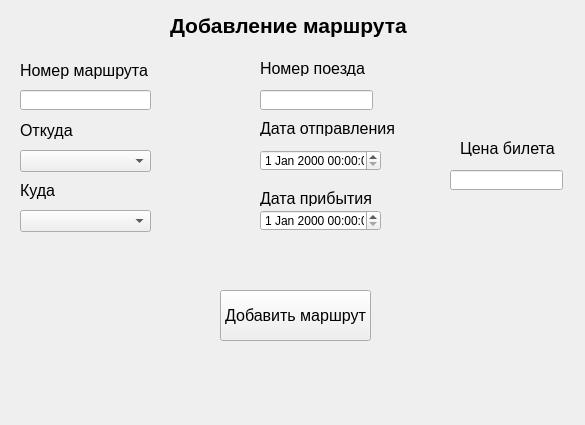
<?xml version="1.0" encoding="UTF-8"?>
<ui version="4.0">
 <class>AddRoutes</class>
 <widget class="QWidget" name="AddRoutes">
  <property name="geometry">
   <rect>
    <x>0</x>
    <y>0</y>
    <width>585</width>
    <height>425</height>
   </rect>
  </property>
  <property name="windowTitle">
   <string>Добавление маршрута</string>
  </property>
  <widget class="QLabel" name="label">
   <property name="geometry">
    <rect>
     <x>170</x>
     <y>10</y>
     <width>261</width>
     <height>31</height>
    </rect>
   </property>
   <property name="font">
    <font>
     <pointsize>16</pointsize>
     <weight>75</weight>
     <bold>true</bold>
    </font>
   </property>
   <property name="text">
    <string>Добавление маршрута</string>
   </property>
  </widget>
  <widget class="QLabel" name="label_2">
   <property name="geometry">
    <rect>
     <x>20</x>
     <y>60</y>
     <width>131</width>
     <height>21</height>
    </rect>
   </property>
   <property name="font">
    <font>
     <pointsize>12</pointsize>
     <weight>50</weight>
     <bold>false</bold>
    </font>
   </property>
   <property name="text">
    <string>Номер маршрута</string>
   </property>
  </widget>
  <widget class="QLabel" name="label_3">
   <property name="geometry">
    <rect>
     <x>20</x>
     <y>120</y>
     <width>71</width>
     <height>21</height>
    </rect>
   </property>
   <property name="font">
    <font>
     <pointsize>12</pointsize>
     <weight>50</weight>
     <bold>false</bold>
    </font>
   </property>
   <property name="text">
    <string>Откуда</string>
   </property>
  </widget>
  <widget class="QLabel" name="label_4">
   <property name="geometry">
    <rect>
     <x>20</x>
     <y>180</y>
     <width>51</width>
     <height>21</height>
    </rect>
   </property>
   <property name="font">
    <font>
     <pointsize>12</pointsize>
     <weight>50</weight>
     <bold>false</bold>
    </font>
   </property>
   <property name="text">
    <string>Куда</string>
   </property>
  </widget>
  <widget class="QLabel" name="label_5">
   <property name="geometry">
    <rect>
     <x>260</x>
     <y>60</y>
     <width>111</width>
     <height>16</height>
    </rect>
   </property>
   <property name="font">
    <font>
     <pointsize>12</pointsize>
     <weight>50</weight>
     <bold>false</bold>
    </font>
   </property>
   <property name="text">
    <string>Номер поезда</string>
   </property>
  </widget>
  <widget class="QLabel" name="label_6">
   <property name="geometry">
    <rect>
     <x>260</x>
     <y>120</y>
     <width>141</width>
     <height>16</height>
    </rect>
   </property>
   <property name="font">
    <font>
     <pointsize>12</pointsize>
     <weight>50</weight>
     <bold>false</bold>
    </font>
   </property>
   <property name="text">
    <string>Дата отправления</string>
   </property>
  </widget>
  <widget class="QLabel" name="label_7">
   <property name="geometry">
    <rect>
     <x>260</x>
     <y>190</y>
     <width>121</width>
     <height>16</height>
    </rect>
   </property>
   <property name="font">
    <font>
     <pointsize>12</pointsize>
     <weight>50</weight>
     <bold>false</bold>
    </font>
   </property>
   <property name="text">
    <string>Дата прибытия</string>
   </property>
  </widget>
  <widget class="QLabel" name="label_8">
   <property name="geometry">
    <rect>
     <x>460</x>
     <y>140</y>
     <width>101</width>
     <height>16</height>
    </rect>
   </property>
   <property name="font">
    <font>
     <pointsize>12</pointsize>
     <weight>50</weight>
     <bold>false</bold>
    </font>
   </property>
   <property name="text">
    <string>Цена билета</string>
   </property>
  </widget>
  <widget class="QComboBox" name="comboBox">
   <property name="geometry">
    <rect>
     <x>20</x>
     <y>150</y>
     <width>131</width>
     <height>22</height>
    </rect>
   </property>
  </widget>
  <widget class="QComboBox" name="comboBox_2">
   <property name="geometry">
    <rect>
     <x>20</x>
     <y>210</y>
     <width>131</width>
     <height>22</height>
    </rect>
   </property>
  </widget>
  <widget class="QLineEdit" name="lineEdit">
   <property name="geometry">
    <rect>
     <x>20</x>
     <y>90</y>
     <width>131</width>
     <height>20</height>
    </rect>
   </property>
  </widget>
  <widget class="QLineEdit" name="lineEdit_2">
   <property name="geometry">
    <rect>
     <x>450</x>
     <y>170</y>
     <width>113</width>
     <height>20</height>
    </rect>
   </property>
  </widget>
  <widget class="QDateTimeEdit" name="dateTimeEdit">
   <property name="geometry">
    <rect>
     <x>260</x>
     <y>150</y>
     <width>121</width>
     <height>21</height>
    </rect>
   </property>
   <property name="font">
    <font>
     <pointsize>9</pointsize>
    </font>
   </property>
  </widget>
  <widget class="QLineEdit" name="lineEdit_3">
   <property name="geometry">
    <rect>
     <x>260</x>
     <y>90</y>
     <width>113</width>
     <height>20</height>
    </rect>
   </property>
  </widget>
  <widget class="QDateTimeEdit" name="dateTimeEdit_2">
   <property name="geometry">
    <rect>
     <x>260</x>
     <y>210</y>
     <width>121</width>
     <height>21</height>
    </rect>
   </property>
   <property name="font">
    <font>
     <pointsize>9</pointsize>
    </font>
   </property>
  </widget>
  <widget class="QPushButton" name="pushButton">
   <property name="geometry">
    <rect>
     <x>220</x>
     <y>290</y>
     <width>151</width>
     <height>51</height>
    </rect>
   </property>
   <property name="font">
    <font>
     <pointsize>12</pointsize>
    </font>
   </property>
   <property name="text">
    <string>Добавить маршрут</string>
   </property>
  </widget>
 </widget>
 <resources/>
 <connections/>
</ui>
